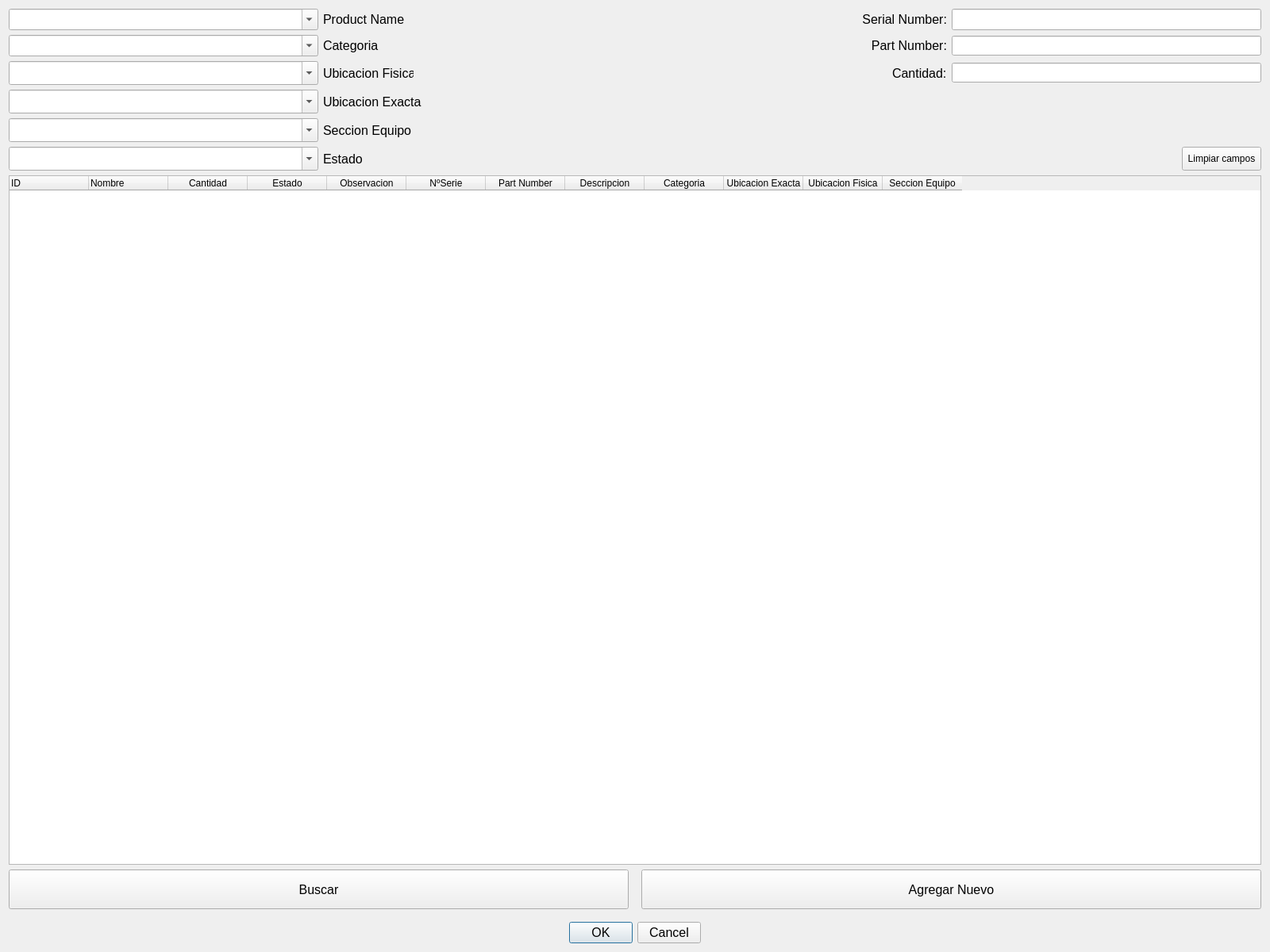
<?xml version="1.0" encoding="UTF-8"?>
<ui version="4.0">
 <class>Form</class>
 <widget class="QWidget" name="Form">
  <property name="geometry">
   <rect>
    <x>0</x>
    <y>0</y>
    <width>1600</width>
    <height>1200</height>
   </rect>
  </property>
  <property name="windowTitle">
   <string>Form</string>
  </property>
  <layout class="QVBoxLayout" name="verticalLayout_2">
   <item>
    <layout class="QVBoxLayout" name="verticalLayout" stretch="0,0,0,0,0,0,0,0,0,0">
     <property name="sizeConstraint">
      <enum>QLayout::SetMaximumSize</enum>
     </property>
     <item>
      <layout class="QHBoxLayout" name="horizontalLayout_3">
       <property name="sizeConstraint">
        <enum>QLayout::SetMaximumSize</enum>
       </property>
       <property name="rightMargin">
        <number>0</number>
       </property>
       <item>
        <layout class="QHBoxLayout" name="horizontalLayout_5">
         <property name="sizeConstraint">
          <enum>QLayout::SetFixedSize</enum>
         </property>
         <item>
          <widget class="QComboBox" name="comboBox">
           <property name="sizePolicy">
            <sizepolicy hsizetype="Preferred" vsizetype="Preferred">
             <horstretch>0</horstretch>
             <verstretch>0</verstretch>
            </sizepolicy>
           </property>
           <property name="minimumSize">
            <size>
             <width>200</width>
             <height>0</height>
            </size>
           </property>
           <property name="font">
            <font>
             <pointsize>12</pointsize>
            </font>
           </property>
           <property name="editable">
            <bool>true</bool>
           </property>
          </widget>
         </item>
         <item>
          <widget class="QLabel" name="label">
           <property name="sizePolicy">
            <sizepolicy hsizetype="Preferred" vsizetype="Preferred">
             <horstretch>0</horstretch>
             <verstretch>0</verstretch>
            </sizepolicy>
           </property>
           <property name="minimumSize">
            <size>
             <width>110</width>
             <height>0</height>
            </size>
           </property>
           <property name="font">
            <font>
             <pointsize>12</pointsize>
            </font>
           </property>
           <property name="text">
            <string>Product Name</string>
           </property>
          </widget>
         </item>
        </layout>
       </item>
       <item>
        <layout class="QHBoxLayout" name="horizontalLayout_4" stretch="0,0">
         <property name="spacing">
          <number>6</number>
         </property>
         <property name="sizeConstraint">
          <enum>QLayout::SetMaximumSize</enum>
         </property>
         <item>
          <widget class="QLabel" name="label_4">
           <property name="sizePolicy">
            <sizepolicy hsizetype="Preferred" vsizetype="Preferred">
             <horstretch>0</horstretch>
             <verstretch>0</verstretch>
            </sizepolicy>
           </property>
           <property name="minimumSize">
            <size>
             <width>0</width>
             <height>0</height>
            </size>
           </property>
           <property name="font">
            <font>
             <pointsize>12</pointsize>
            </font>
           </property>
           <property name="text">
            <string>Serial Number:</string>
           </property>
           <property name="alignment">
            <set>Qt::AlignRight|Qt::AlignTrailing|Qt::AlignVCenter</set>
           </property>
          </widget>
         </item>
         <item>
          <widget class="QLineEdit" name="lineEdit">
           <property name="sizePolicy">
            <sizepolicy hsizetype="Preferred" vsizetype="Fixed">
             <horstretch>0</horstretch>
             <verstretch>0</verstretch>
            </sizepolicy>
           </property>
           <property name="minimumSize">
            <size>
             <width>300</width>
             <height>25</height>
            </size>
           </property>
           <property name="maximumSize">
            <size>
             <width>16777215</width>
             <height>16777215</height>
            </size>
           </property>
           <property name="font">
            <font>
             <pointsize>12</pointsize>
             <weight>50</weight>
             <bold>false</bold>
            </font>
           </property>
          </widget>
         </item>
        </layout>
       </item>
      </layout>
     </item>
     <item>
      <layout class="QHBoxLayout" name="horizontalLayout_6" stretch="0,0,0,0">
       <property name="sizeConstraint">
        <enum>QLayout::SetMaximumSize</enum>
       </property>
       <property name="rightMargin">
        <number>0</number>
       </property>
       <item>
        <widget class="QComboBox" name="comboBox_3">
         <property name="sizePolicy">
          <sizepolicy hsizetype="Preferred" vsizetype="Preferred">
           <horstretch>0</horstretch>
           <verstretch>0</verstretch>
          </sizepolicy>
         </property>
         <property name="minimumSize">
          <size>
           <width>200</width>
           <height>0</height>
          </size>
         </property>
         <property name="maximumSize">
          <size>
           <width>16777215</width>
           <height>16777215</height>
          </size>
         </property>
         <property name="font">
          <font>
           <pointsize>12</pointsize>
          </font>
         </property>
         <property name="editable">
          <bool>true</bool>
         </property>
        </widget>
       </item>
       <item>
        <widget class="QLabel" name="label_3">
         <property name="enabled">
          <bool>true</bool>
         </property>
         <property name="sizePolicy">
          <sizepolicy hsizetype="Preferred" vsizetype="Preferred">
           <horstretch>0</horstretch>
           <verstretch>0</verstretch>
          </sizepolicy>
         </property>
         <property name="minimumSize">
          <size>
           <width>0</width>
           <height>0</height>
          </size>
         </property>
         <property name="font">
          <font>
           <pointsize>12</pointsize>
          </font>
         </property>
         <property name="text">
          <string>Categoria</string>
         </property>
        </widget>
       </item>
       <item>
        <widget class="QLabel" name="label_9">
         <property name="sizePolicy">
          <sizepolicy hsizetype="Preferred" vsizetype="Preferred">
           <horstretch>0</horstretch>
           <verstretch>0</verstretch>
          </sizepolicy>
         </property>
         <property name="minimumSize">
          <size>
           <width>100</width>
           <height>0</height>
          </size>
         </property>
         <property name="font">
          <font>
           <pointsize>12</pointsize>
          </font>
         </property>
         <property name="text">
          <string>Part Number:</string>
         </property>
         <property name="alignment">
          <set>Qt::AlignRight|Qt::AlignTrailing|Qt::AlignVCenter</set>
         </property>
        </widget>
       </item>
       <item>
        <widget class="QLineEdit" name="lineEdit_2">
         <property name="sizePolicy">
          <sizepolicy hsizetype="Preferred" vsizetype="Fixed">
           <horstretch>0</horstretch>
           <verstretch>0</verstretch>
          </sizepolicy>
         </property>
         <property name="minimumSize">
          <size>
           <width>100</width>
           <height>25</height>
          </size>
         </property>
         <property name="maximumSize">
          <size>
           <width>16777215</width>
           <height>16777215</height>
          </size>
         </property>
         <property name="font">
          <font>
           <weight>50</weight>
           <bold>false</bold>
          </font>
         </property>
        </widget>
       </item>
      </layout>
     </item>
     <item>
      <layout class="QHBoxLayout" name="horizontalLayout_13" stretch="0,0,0,0,0">
       <item>
        <widget class="QComboBox" name="comboBox_2">
         <property name="sizePolicy">
          <sizepolicy hsizetype="Minimum" vsizetype="Preferred">
           <horstretch>0</horstretch>
           <verstretch>0</verstretch>
          </sizepolicy>
         </property>
         <property name="minimumSize">
          <size>
           <width>390</width>
           <height>0</height>
          </size>
         </property>
         <property name="font">
          <font>
           <pointsize>12</pointsize>
          </font>
         </property>
         <property name="editable">
          <bool>true</bool>
         </property>
        </widget>
       </item>
       <item>
        <widget class="QLabel" name="label_8">
         <property name="sizePolicy">
          <sizepolicy hsizetype="Fixed" vsizetype="Preferred">
           <horstretch>0</horstretch>
           <verstretch>0</verstretch>
          </sizepolicy>
         </property>
         <property name="minimumSize">
          <size>
           <width>100</width>
           <height>30</height>
          </size>
         </property>
         <property name="font">
          <font>
           <pointsize>12</pointsize>
          </font>
         </property>
         <property name="text">
          <string>Ubicacion Fisica</string>
         </property>
         <property name="alignment">
          <set>Qt::AlignLeading|Qt::AlignLeft|Qt::AlignVCenter</set>
         </property>
        </widget>
       </item>
       <item>
        <spacer name="horizontalSpacer_7">
         <property name="orientation">
          <enum>Qt::Horizontal</enum>
         </property>
         <property name="sizeType">
          <enum>QSizePolicy::Expanding</enum>
         </property>
         <property name="sizeHint" stdset="0">
          <size>
           <width>600</width>
           <height>20</height>
          </size>
         </property>
        </spacer>
       </item>
       <item>
        <widget class="QLabel" name="label_2">
         <property name="font">
          <font>
           <pointsize>12</pointsize>
          </font>
         </property>
         <property name="text">
          <string>Cantidad:</string>
         </property>
        </widget>
       </item>
       <item>
        <widget class="QLineEdit" name="lineEdit_3">
         <property name="sizePolicy">
          <sizepolicy hsizetype="Preferred" vsizetype="Fixed">
           <horstretch>0</horstretch>
           <verstretch>0</verstretch>
          </sizepolicy>
         </property>
         <property name="minimumSize">
          <size>
           <width>390</width>
           <height>25</height>
          </size>
         </property>
        </widget>
       </item>
      </layout>
     </item>
     <item>
      <layout class="QHBoxLayout" name="horizontalLayout_10">
       <item>
        <widget class="QComboBox" name="comboBox_4">
         <property name="sizePolicy">
          <sizepolicy hsizetype="Minimum" vsizetype="Preferred">
           <horstretch>0</horstretch>
           <verstretch>0</verstretch>
          </sizepolicy>
         </property>
         <property name="minimumSize">
          <size>
           <width>390</width>
           <height>0</height>
          </size>
         </property>
         <property name="font">
          <font>
           <pointsize>12</pointsize>
          </font>
         </property>
         <property name="editable">
          <bool>true</bool>
         </property>
        </widget>
       </item>
       <item>
        <widget class="QLabel" name="label_7">
         <property name="sizePolicy">
          <sizepolicy hsizetype="Fixed" vsizetype="Preferred">
           <horstretch>0</horstretch>
           <verstretch>0</verstretch>
          </sizepolicy>
         </property>
         <property name="minimumSize">
          <size>
           <width>100</width>
           <height>30</height>
          </size>
         </property>
         <property name="font">
          <font>
           <pointsize>12</pointsize>
          </font>
         </property>
         <property name="text">
          <string>Ubicacion Exacta</string>
         </property>
         <property name="alignment">
          <set>Qt::AlignLeading|Qt::AlignLeft|Qt::AlignVCenter</set>
         </property>
        </widget>
       </item>
       <item>
        <spacer name="horizontalSpacer_4">
         <property name="orientation">
          <enum>Qt::Horizontal</enum>
         </property>
         <property name="sizeType">
          <enum>QSizePolicy::Expanding</enum>
         </property>
         <property name="sizeHint" stdset="0">
          <size>
           <width>900</width>
           <height>20</height>
          </size>
         </property>
        </spacer>
       </item>
      </layout>
     </item>
     <item>
      <layout class="QHBoxLayout" name="horizontalLayout_11">
       <item>
        <widget class="QComboBox" name="comboBox_5">
         <property name="sizePolicy">
          <sizepolicy hsizetype="Minimum" vsizetype="Preferred">
           <horstretch>0</horstretch>
           <verstretch>0</verstretch>
          </sizepolicy>
         </property>
         <property name="minimumSize">
          <size>
           <width>390</width>
           <height>0</height>
          </size>
         </property>
         <property name="font">
          <font>
           <pointsize>12</pointsize>
          </font>
         </property>
         <property name="editable">
          <bool>true</bool>
         </property>
        </widget>
       </item>
       <item>
        <widget class="QLabel" name="label_12">
         <property name="sizePolicy">
          <sizepolicy hsizetype="Fixed" vsizetype="Preferred">
           <horstretch>0</horstretch>
           <verstretch>0</verstretch>
          </sizepolicy>
         </property>
         <property name="minimumSize">
          <size>
           <width>100</width>
           <height>30</height>
          </size>
         </property>
         <property name="font">
          <font>
           <pointsize>12</pointsize>
          </font>
         </property>
         <property name="text">
          <string>Seccion Equipo</string>
         </property>
         <property name="alignment">
          <set>Qt::AlignLeading|Qt::AlignLeft|Qt::AlignVCenter</set>
         </property>
        </widget>
       </item>
       <item>
        <spacer name="horizontalSpacer_5">
         <property name="orientation">
          <enum>Qt::Horizontal</enum>
         </property>
         <property name="sizeType">
          <enum>QSizePolicy::Expanding</enum>
         </property>
         <property name="sizeHint" stdset="0">
          <size>
           <width>900</width>
           <height>20</height>
          </size>
         </property>
        </spacer>
       </item>
      </layout>
     </item>
     <item>
      <layout class="QHBoxLayout" name="horizontalLayout_12">
       <item>
        <widget class="QComboBox" name="comboBox_6">
         <property name="sizePolicy">
          <sizepolicy hsizetype="Minimum" vsizetype="Preferred">
           <horstretch>0</horstretch>
           <verstretch>0</verstretch>
          </sizepolicy>
         </property>
         <property name="minimumSize">
          <size>
           <width>390</width>
           <height>0</height>
          </size>
         </property>
         <property name="font">
          <font>
           <pointsize>12</pointsize>
          </font>
         </property>
         <property name="editable">
          <bool>true</bool>
         </property>
        </widget>
       </item>
       <item>
        <widget class="QLabel" name="label_13">
         <property name="sizePolicy">
          <sizepolicy hsizetype="Fixed" vsizetype="Preferred">
           <horstretch>0</horstretch>
           <verstretch>0</verstretch>
          </sizepolicy>
         </property>
         <property name="minimumSize">
          <size>
           <width>100</width>
           <height>30</height>
          </size>
         </property>
         <property name="font">
          <font>
           <pointsize>12</pointsize>
          </font>
         </property>
         <property name="text">
          <string>Estado</string>
         </property>
         <property name="alignment">
          <set>Qt::AlignLeading|Qt::AlignLeft|Qt::AlignVCenter</set>
         </property>
        </widget>
       </item>
       <item>
        <spacer name="horizontalSpacer_6">
         <property name="orientation">
          <enum>Qt::Horizontal</enum>
         </property>
         <property name="sizeType">
          <enum>QSizePolicy::Expanding</enum>
         </property>
         <property name="sizeHint" stdset="0">
          <size>
           <width>900</width>
           <height>20</height>
          </size>
         </property>
        </spacer>
       </item>
       <item>
        <widget class="QPushButton" name="pushButton_4">
         <property name="sizePolicy">
          <sizepolicy hsizetype="Preferred" vsizetype="Preferred">
           <horstretch>0</horstretch>
           <verstretch>0</verstretch>
          </sizepolicy>
         </property>
         <property name="minimumSize">
          <size>
           <width>100</width>
           <height>30</height>
          </size>
         </property>
         <property name="text">
          <string>Limpiar campos</string>
         </property>
        </widget>
       </item>
      </layout>
     </item>
     <item>
      <widget class="QTableWidget" name="tableWidget">
       <property name="contextMenuPolicy">
        <enum>Qt::CustomContextMenu</enum>
       </property>
       <property name="sizeAdjustPolicy">
        <enum>QAbstractScrollArea::AdjustToContents</enum>
       </property>
       <property name="columnCount">
        <number>12</number>
       </property>
       <attribute name="horizontalHeaderVisible">
        <bool>true</bool>
       </attribute>
       <attribute name="verticalHeaderVisible">
        <bool>true</bool>
       </attribute>
       <attribute name="verticalHeaderDefaultSectionSize">
        <number>30</number>
       </attribute>
       <attribute name="verticalHeaderMinimumSectionSize">
        <number>23</number>
       </attribute>
       <column>
        <property name="text">
         <string>ID</string>
        </property>
        <property name="textAlignment">
         <set>AlignLeading|AlignVCenter</set>
        </property>
       </column>
       <column>
        <property name="text">
         <string>Nombre</string>
        </property>
        <property name="textAlignment">
         <set>AlignJustify|AlignVCenter</set>
        </property>
       </column>
       <column>
        <property name="text">
         <string>Cantidad</string>
        </property>
       </column>
       <column>
        <property name="text">
         <string>Estado</string>
        </property>
       </column>
       <column>
        <property name="text">
         <string>Observacion</string>
        </property>
       </column>
       <column>
        <property name="text">
         <string>NºSerie</string>
        </property>
       </column>
       <column>
        <property name="text">
         <string>Part Number</string>
        </property>
       </column>
       <column>
        <property name="text">
         <string>Descripcion</string>
        </property>
       </column>
       <column>
        <property name="text">
         <string>Categoria</string>
        </property>
       </column>
       <column>
        <property name="text">
         <string>Ubicacion Exacta</string>
        </property>
       </column>
       <column>
        <property name="text">
         <string>Ubicacion Fisica</string>
        </property>
       </column>
       <column>
        <property name="text">
         <string>Seccion Equipo</string>
        </property>
       </column>
      </widget>
     </item>
     <item>
      <layout class="QHBoxLayout" name="horizontalLayout_2">
       <item>
        <widget class="QPushButton" name="pushButton">
         <property name="sizePolicy">
          <sizepolicy hsizetype="Preferred" vsizetype="Fixed">
           <horstretch>0</horstretch>
           <verstretch>0</verstretch>
          </sizepolicy>
         </property>
         <property name="minimumSize">
          <size>
           <width>0</width>
           <height>50</height>
          </size>
         </property>
         <property name="font">
          <font>
           <pointsize>12</pointsize>
          </font>
         </property>
         <property name="text">
          <string>Buscar</string>
         </property>
        </widget>
       </item>
       <item>
        <spacer name="horizontalSpacer">
         <property name="orientation">
          <enum>Qt::Horizontal</enum>
         </property>
         <property name="sizeType">
          <enum>QSizePolicy::Preferred</enum>
         </property>
         <property name="sizeHint" stdset="0">
          <size>
           <width>10</width>
           <height>1</height>
          </size>
         </property>
        </spacer>
       </item>
       <item>
        <widget class="QPushButton" name="pushButton_2">
         <property name="sizePolicy">
          <sizepolicy hsizetype="Preferred" vsizetype="Fixed">
           <horstretch>0</horstretch>
           <verstretch>0</verstretch>
          </sizepolicy>
         </property>
         <property name="minimumSize">
          <size>
           <width>0</width>
           <height>50</height>
          </size>
         </property>
         <property name="font">
          <font>
           <pointsize>12</pointsize>
          </font>
         </property>
         <property name="text">
          <string>Agregar Nuevo</string>
         </property>
        </widget>
       </item>
      </layout>
     </item>
     <item>
      <spacer name="verticalSpacer">
       <property name="orientation">
        <enum>Qt::Vertical</enum>
       </property>
       <property name="sizeType">
        <enum>QSizePolicy::Preferred</enum>
       </property>
       <property name="sizeHint" stdset="0">
        <size>
         <width>20</width>
         <height>10</height>
        </size>
       </property>
      </spacer>
     </item>
     <item>
      <widget class="QDialogButtonBox" name="buttonBox">
       <property name="sizePolicy">
        <sizepolicy hsizetype="Expanding" vsizetype="Fixed">
         <horstretch>0</horstretch>
         <verstretch>0</verstretch>
        </sizepolicy>
       </property>
       <property name="minimumSize">
        <size>
         <width>0</width>
         <height>0</height>
        </size>
       </property>
       <property name="font">
        <font>
         <pointsize>12</pointsize>
        </font>
       </property>
       <property name="orientation">
        <enum>Qt::Horizontal</enum>
       </property>
       <property name="standardButtons">
        <set>QDialogButtonBox::Cancel|QDialogButtonBox::Ok</set>
       </property>
       <property name="centerButtons">
        <bool>true</bool>
       </property>
      </widget>
     </item>
    </layout>
   </item>
  </layout>
 </widget>
 <resources/>
 <connections>
  <connection>
   <sender>tableWidget</sender>
   <signal>customContextMenuRequested(QPoint)</signal>
   <receiver>Form</receiver>
   <slot>update()</slot>
   <hints>
    <hint type="sourcelabel">
     <x>600</x>
     <y>289</y>
    </hint>
    <hint type="destinationlabel">
     <x>594</x>
     <y>275</y>
    </hint>
   </hints>
  </connection>
 </connections>
</ui>
